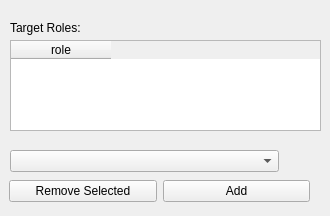
          <widget class="QWidget" name="tab_30">
           <attribute name="title">
            <string>Target Roles</string>
           </attribute>
           <widget class="QWidget" name="horizontalLayoutWidget_18">
            <property name="geometry">
             <rect>
              <x>9</x>
              <y>176</y>
              <width>301</width>
              <height>31</height>
             </rect>
            </property>
            <layout class="QHBoxLayout" name="grid_addremove_19">
             <item>
              <widget class="QPushButton" name="pb_rem_shtr">
               <property name="text">
                <string>Remove Selected</string>
               </property>
              </widget>
             </item>
             <item>
              <widget class="QPushButton" name="pb_add_shtr">
               <property name="text">
                <string>Add</string>
               </property>
              </widget>
             </item>
            </layout>
           </widget>
           <widget class="QComboBox" name="box_shtr">
            <property name="geometry">
             <rect>
              <x>10</x>
              <y>150</y>
              <width>269</width>
              <height>22</height>
             </rect>
            </property>
           </widget>
           <widget class="QTableWidget" name="tb_sh_tr">
            <property name="geometry">
             <rect>
              <x>10</x>
              <y>40</y>
              <width>311</width>
              <height>91</height>
             </rect>
            </property>
            <property name="selectionBehavior">
             <enum>QAbstractItemView::SelectRows</enum>
            </property>
            <column>
             <property name="text">
              <string>role</string>
             </property>
            </column>
           </widget>
           <widget class="QLabel" name="label_28">
            <property name="geometry">
             <rect>
              <x>10</x>
              <y>20</y>
              <width>151</width>
              <height>16</height>
             </rect>
            </property>
            <property name="text">
             <string>Target Roles:</string>
            </property>
           </widget>
          </widget>
